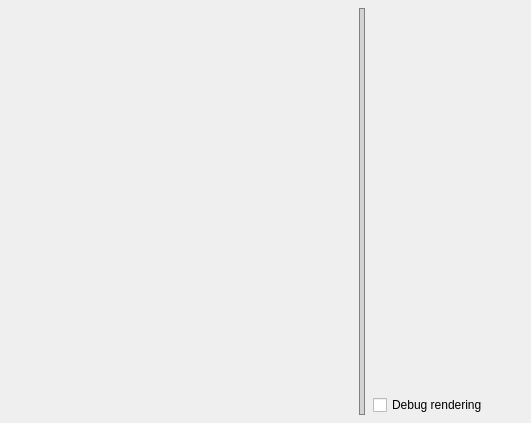
<?xml version="1.0" encoding="UTF-8"?>
<ui version="4.0">
 <class>pong_ui::GameWidget</class>
 <widget class="QFrame" name="pong_ui::GameWidget">
  <property name="geometry">
   <rect>
    <x>0</x>
    <y>0</y>
    <width>531</width>
    <height>423</height>
   </rect>
  </property>
  <property name="windowTitle">
   <string>Frame</string>
  </property>
  <property name="styleSheet">
   <string notr="true">QSplitter::handle {
border: 1px solid gray;
margin: 4px;
padding: 1px;
background: lightgray;
background-clip: content;
}
</string>
  </property>
  <property name="frameShape">
   <enum>QFrame::NoFrame</enum>
  </property>
  <property name="frameShadow">
   <enum>QFrame::Raised</enum>
  </property>
  <layout class="QVBoxLayout" name="verticalLayout_2">
   <property name="spacing">
    <number>5</number>
   </property>
   <property name="leftMargin">
    <number>4</number>
   </property>
   <property name="topMargin">
    <number>4</number>
   </property>
   <property name="rightMargin">
    <number>4</number>
   </property>
   <property name="bottomMargin">
    <number>4</number>
   </property>
   <item>
    <widget class="QSplitter" name="splitter">
     <property name="orientation">
      <enum>Qt::Horizontal</enum>
     </property>
     <property name="handleWidth">
      <number>2</number>
     </property>
     <widget class="pong_ui::PongWidget" name="pong_widget">
      <property name="sizePolicy">
       <sizepolicy hsizetype="Expanding" vsizetype="Expanding">
        <horstretch>8</horstretch>
        <verstretch>0</verstretch>
       </sizepolicy>
      </property>
      <property name="frameShape">
       <enum>QFrame::NoFrame</enum>
      </property>
     </widget>
     <widget class="QWidget" name="layoutWidget">
      <layout class="QVBoxLayout" name="verticalLayout">
       <property name="spacing">
        <number>5</number>
       </property>
       <property name="sizeConstraint">
        <enum>QLayout::SetMaximumSize</enum>
       </property>
       <property name="leftMargin">
        <number>4</number>
       </property>
       <property name="topMargin">
        <number>4</number>
       </property>
       <property name="rightMargin">
        <number>4</number>
       </property>
       <property name="bottomMargin">
        <number>4</number>
       </property>
       <item>
        <widget class="core_ui::PropertiesWidget" name="variables">
         <property name="sizePolicy">
          <sizepolicy hsizetype="Preferred" vsizetype="Preferred">
           <horstretch>1</horstretch>
           <verstretch>0</verstretch>
          </sizepolicy>
         </property>
         <property name="minimumSize">
          <size>
           <width>150</width>
           <height>0</height>
          </size>
         </property>
         <property name="frameShape">
          <enum>QFrame::NoFrame</enum>
         </property>
         <property name="frameShadow">
          <enum>QFrame::Plain</enum>
         </property>
        </widget>
       </item>
       <item>
        <widget class="QCheckBox" name="debug_rendering">
         <property name="sizePolicy">
          <sizepolicy hsizetype="Preferred" vsizetype="Fixed">
           <horstretch>0</horstretch>
           <verstretch>0</verstretch>
          </sizepolicy>
         </property>
         <property name="toolTip">
          <string>Debug rendering</string>
         </property>
         <property name="text">
          <string>Debug rendering</string>
         </property>
        </widget>
       </item>
      </layout>
     </widget>
    </widget>
   </item>
  </layout>
 </widget>
 <customwidgets>
  <customwidget>
   <class>pong_ui::PongWidget</class>
   <extends>QFrame</extends>
   <header>pong_widget.h</header>
   <container>1</container>
  </customwidget>
  <customwidget>
   <class>core_ui::PropertiesWidget</class>
   <extends>QFrame</extends>
   <header>core_ui/properties_widget.h</header>
   <container>1</container>
  </customwidget>
 </customwidgets>
 <resources/>
 <connections/>
</ui>
